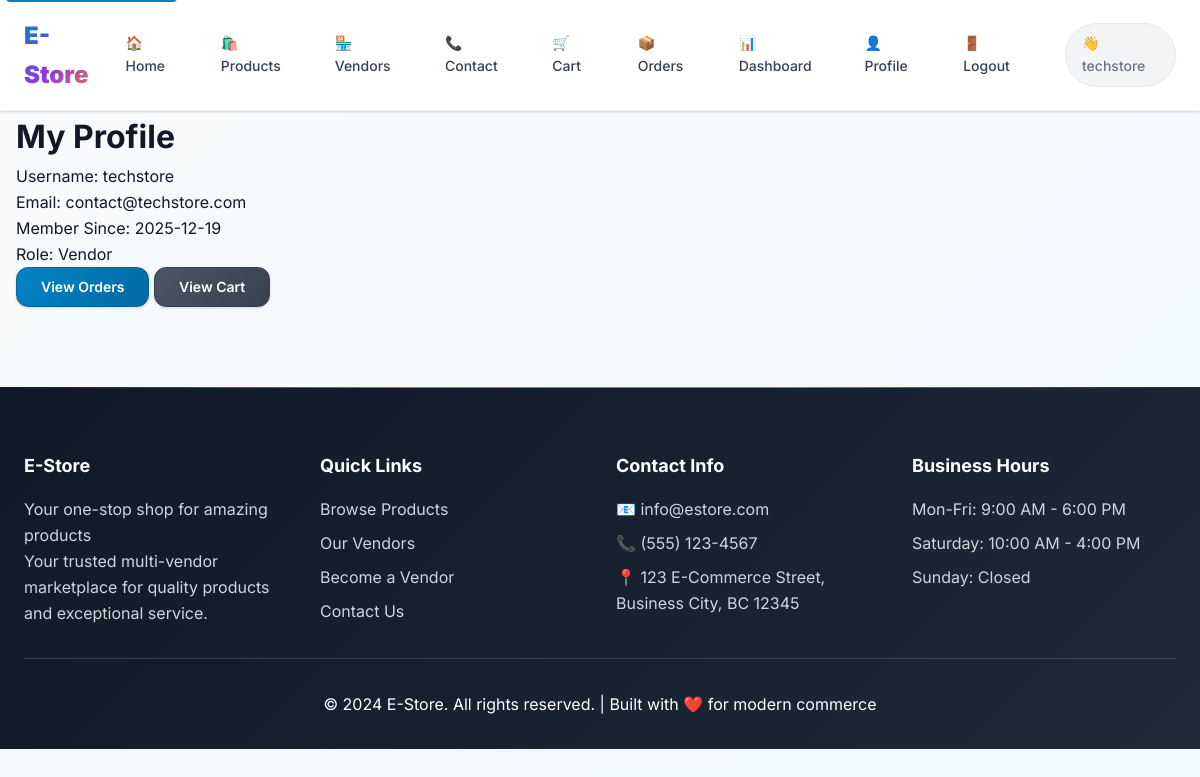
The page /profile (signed in) on the database its author committed.
### app.py (models this page shows)
class User(db.Model):
    id = db.Column(db.Integer, primary_key=True)
    username = db.Column(db.String(80), unique=True, nullable=False)
    email = db.Column(db.String(120), unique=True, nullable=False)
    password = db.Column(db.String(120), nullable=False)
    role = db.Column(db.String(20), default='user')  # user, vendor, admin
    created_at = db.Column(db.DateTime, default=datetime.utcnow)
    business_name = db.Column(db.String(100))
    business_description = db.Column(db.Text)
    business_address = db.Column(db.Text)
    business_phone = db.Column(db.String(20))
    is_verified = db.Column(db.Boolean, default=False)
    commission_rate = db.Column(db.Float, default=5.0)  # Platform commission percentage

### app.py (the view)
@app.route('/profile')
@login_required
def profile():
    user = User.query.get(session['user_id'])
    return render_template('profile.html', user=user)

### app.py (called while the page is built)
@app.context_processor
def inject_store_config():
    return dict(store_config=STORE_CONFIG)

def login_required(f):
    from functools import wraps
    @wraps(f)
    def decorated_function(*args, **kwargs):
        if 'user_id' not in session:
            return redirect(url_for('login'))
        return f(*args, **kwargs)
    return decorated_function

### templates/profile.html (shortened to what this page needs)
{% extends "base.html" %}
{% block content %}
<div class="container">
    <div class="profile-container">
        <h1>My Profile</h1>
        <div class="profile-info">
            <div class="info-group">
                <label>Username:</label>
                <span>{{ user.username }}</span>
            </div>
            <div class="info-group">
                <label>Email:</label>
                <span>{{ user.email }}</span>
            </div>
            <div class="info-group">
                <label>Member Since:</label>
                <span>{{ user.created_at.strftime('%Y-%m-%d') }}</span>
            </div>
            <div class="info-group">
                <label>Role:</label>
                <span>{{ user.role.title() }}</span>
            </div>
        </div>
        <div class="profile-actions">
            <a href="{{ url_for('orders') }}" class="btn btn-primary">View Orders</a>
            <a href="{{ url_for('cart') }}" class="btn btn-secondary">View Cart</a>
        </div>
    </div>
</div>
{% endblock %}

### templates/base.html (shortened to what this page needs)
<!DOCTYPE html>
<html lang="en">
<head>
    <link rel="stylesheet" href="{{ url_for('static', filename='css/style.css') }}">
</head>
<body>
    <nav class="navbar" role="navigation" aria-label="Main navigation">
        <div class="nav-container">
            <a href="{{ url_for('index') }}" class="nav-brand" aria-label="E-Store Home">
                <span>{{ store_config.name }}</span>
            </a>
            <div class="nav-menu" role="menubar">
                <a href="{{ url_for('index') }}" class="nav-link" role="menuitem">
                    <span>🏠</span> Home
                </a>
                <a href="{{ url_for('products') }}" class="nav-link" role="menuitem">
                    <span>🛍️</span> Products
                </a>
                <a href="{{ url_for('vendors') }}" class="nav-link" role="menuitem">
                    <span>🏪</span> Vendors
                </a>
                <a href="{{ url_for('contact') }}" class="nav-link" role="menuitem">
                    <span>📞</span> Contact
                </a>
                {% if session.user_id %}
                    <a href="{{ url_for('cart') }}" class="nav-link" role="menuitem">
                        <span>🛒</span> Cart
                    </a>
                    <a href="{{ url_for('orders') }}" class="nav-link" role="menuitem">
                        <span>📦</span> Orders
                    </a>
                    {% if session.role == 'vendor' %}
                        <a href="{{ url_for('vendor_dashboard') }}" class="nav-link" role="menuitem">
                            <span>📊</span> Dashboard
                        </a>
                    {% elif session.role == 'user' %}
                        <a href="{{ url_for('become_vendor') }}" class="nav-link" role="menuitem">
                            <span>🚀</span> Become Vendor
                        </a>
                    {% endif %}
                    <a href="{{ url_for('profile') }}" class="nav-link" role="menuitem">
                        <span>👤</span> Profile
                    </a>
                    <a href="{{ url_for('logout') }}" class="nav-link" role="menuitem">
                        <span>🚪</span> Logout
                    </a>
                    <span class="nav-user">
                        <span>👋</span> {{ session.username }}
                    </span>
                {% endif %}
            </div>
        </div>
    </nav>
    <main id="main-content" class="main-content" role="main">
        {% block content %}{% endblock %}
    </main>
    <footer class="footer" role="contentinfo">
        <div class="footer-container">
            <div class="footer-content">
                <div class="footer-section">
                    <h3>{{ store_config.name }}</h3>
                    <p>{{ store_config.description }}</p>
                    <p>Your trusted multi-vendor marketplace for quality products and exceptional service.</p>
                </div>
                <div class="footer-section">
                    <h3>Quick Links</h3>
                    <div style="display: flex; flex-direction: column; gap: var(--space-2);">
                        <a href="{{ url_for('products') }}">Browse Products</a>
                        <a href="{{ url_for('vendors') }}">Our Vendors</a>
                        <a href="{{ url_for('become_vendor') }}">Become a Vendor</a>
                        <a href="{{ url_for('contact') }}">Contact Us</a>
                    </div>
                </div>
                <div class="footer-section">
                    <h3>Contact Info</h3>
                    <div style="display: flex; flex-direction: column; gap: var(--space-2);">
                        <p>📧 {{ store_config.contact.email }}</p>
                        <p>📞 {{ store_config.contact.phone }}</p>
                        <p>📍 {{ store_config.contact.address }}</p>
                    </div>
                </div>
                <div class="footer-section">
                    <h3>Business Hours</h3>
                    <div style="display: flex; flex-direction: column; gap: var(--space-2);">
                        <p>Mon-Fri: {{ store_config.business_hours.monday_friday }}</p>
                        <p>Saturday: {{ store_config.business_hours.saturday }}</p>
                        <p>Sunday: {{ store_config.business_hours.sunday }}</p>
                    </div>
                </div>
            </div>
            <div style="text-align: center; margin-top: var(--space-8); padding-top: var(--space-8); border-top: 1px solid var(--gray-700);">
                <p>&copy; 2024 {{ store_config.name }}. All rights reserved. | Built with ❤️ for modern commerce</p>
            </div>
        </div>
    </footer>
</body>
</html>

### rows shown on the page
User: username "techstore", email "contact@techstore.com", created_at "2025-12-19", role "Vendor"

### other values the page prints
{{ store_config.name }} "E-Store"
{{ store_config.description }} "Your one-stop shop for amazing products"
{{ store_config.contact.email }} "info@estore.com"
{{ store_config.contact.phone }} "(555) 123-4567"
{{ store_config.contact.address }} "123 E-Commerce Street, Business City, BC 12345"
{{ store_config.business_hours.monday_friday }} "9:00 AM - 6:00 PM"
{{ store_config.business_hours.saturday }} "10:00 AM - 4:00 PM"
{{ store_config.business_hours.sunday }} "Closed"
